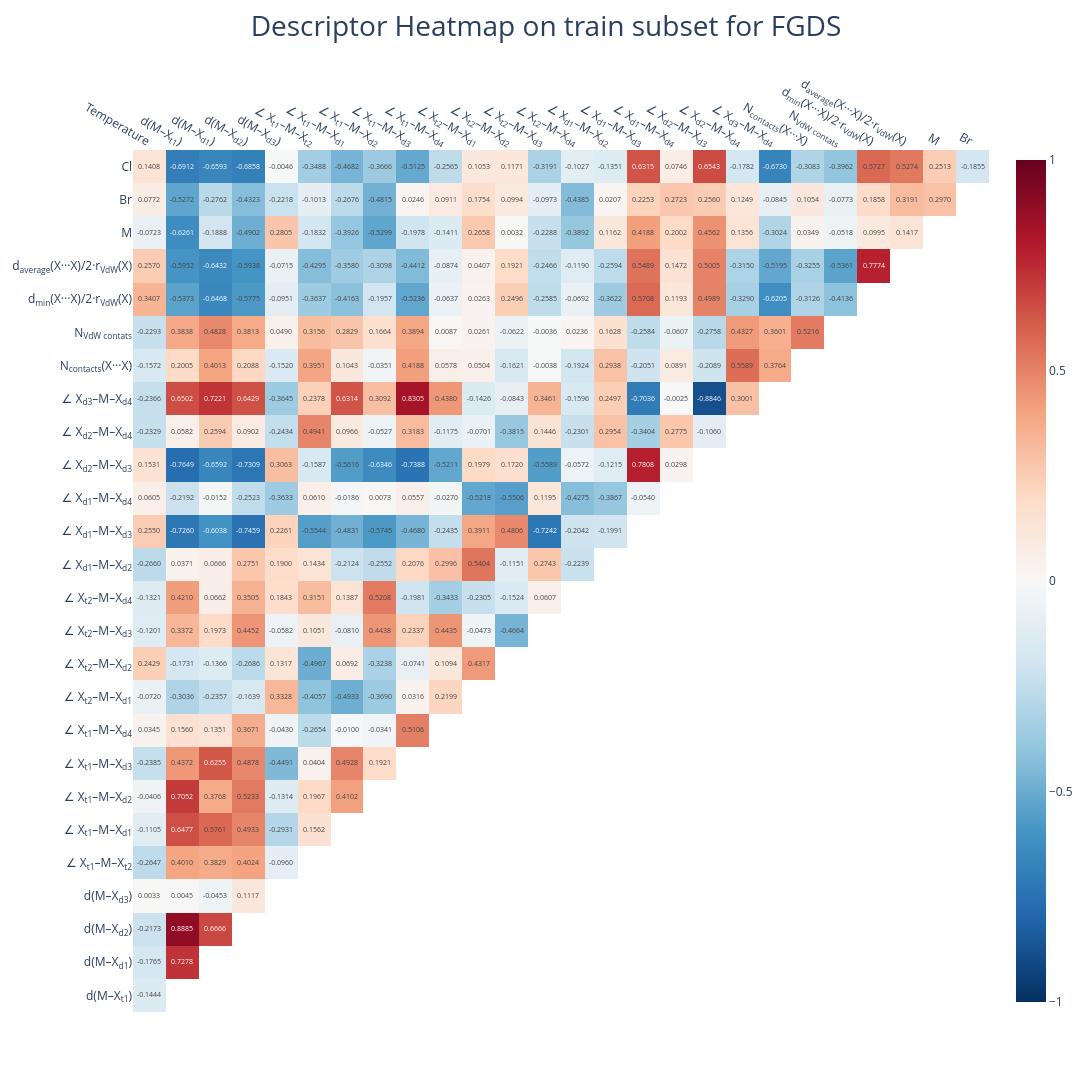

The notebook cell saved with this chart:
### Code cell
# Visualization of correlation map of final features
corr_map_1_1 = build_corr_map(X_train1)

fig_1 = heatmap_plot(corr_map=corr_map_1_1, layout_params=dict(title=dict(text="Descriptor Heatmap on train subset for FGDS", y=.985), margin=dict(t=150)))
fig_1.show()

### Figure 1 — Plotly figure (JSON) as saved in the notebook; plotly's stock layout.template omitted (floating-point values rounded to 4 significant figures; data arrays with more than 128 entries replaced by an {"elided": "..."} marker saying what was removed)
{"data": [{"colorscale": [[0, "rgb(5,48,97)"], [0.1, "rgb(33,102,172)"], [0.2, "rgb(67,147,195)"], [0.3, "rgb(146,197,222)"], [0.4, "rgb(209,229,240)"], [0.5, "rgb(247,247,247)"], [0.6, "rgb(253,219,199)"], [0.7, "rgb(244,165,130)"], [0.8, "rgb(214,96,77)"], [0.9, "rgb(178,24,43)"], [1, "rgb(103,0,31)"]], "texttemplate": "%{z:.4f}", "type": "heatmap", "x": ["Temperature", "d(M–X<sub>t1</sub>)", "d(M–X<sub>d1</sub>)", "d(M–X<sub>d2</sub>)", "d(M–X<sub>d3</sub>)", "∠ X<sub>t1</sub>–M–X<sub>t2</sub>", "∠ X<sub>t1</sub>–M–X<sub>d1</sub>", "∠ X<sub>t1</sub>–M–X<sub>d2</sub>", "∠ X<sub>t1</sub>–M–X<sub>d3</sub>", "∠ X<sub>t1</sub>–M–X<sub>d4</sub>", "∠ X<sub>t2</sub>–M–X<sub>d1</sub>", "∠ X<sub>t2</sub>–M–X<sub>d2</sub>", "∠ X<sub>t2</sub>–M–X<sub>d3</sub>", "∠ X<sub>t2</sub>–M–X<sub>d4</sub>", "∠ X<sub>d1</sub>–M–X<sub>d2</sub>", "∠ X<sub>d1</sub>–M–X<sub>d3</sub>", "∠ X<sub>d1</sub>–M–X<sub>d4</sub>", "∠ X<sub>d2</sub>–M–X<sub>d3</sub>", "∠ X<sub>d2</sub>–M–X<sub>d4</sub>", "∠ X<sub>d3</sub>–M–X<sub>d4</sub>", "N<sub>contacts</sub>(X···X)", "N<sub>VdW contats</sub>", "d<sub>min</sub>(X···X)/2·r<sub>VdW</sub>(X)", "d<sub>average</sub>(X···X)/2·r<sub>VdW</sub>(X)", "M", "Br"], "y": ["d(M–X<sub>t1</sub>)", "d(M–X<sub>d1</sub>)", "d(M–X<sub>d2</sub>)", "d(M–X<sub>d3</sub>)", "∠ X<sub>t1</sub>–M–X<sub>t2</sub>", "∠ X<sub>t1</sub>–M–X<sub>d1</sub>", "∠ X<sub>t1</sub>–M–X<sub>d2</sub>", "∠ X<sub>t1</sub>–M–X<sub>d3</sub>", "∠ X<sub>t1</sub>–M–X<sub>d4</sub>", "∠ X<sub>t2</sub>–M–X<sub>d1</sub>", "∠ X<sub>t2</sub>–M–X<sub>d2</sub>", "∠ X<sub>t2</sub>–M–X<sub>d3</sub>", "∠ X<sub>t2</sub>–M–X<sub>d4</sub>", "∠ X<sub>d1</sub>–M–X<sub>d2</sub>", "∠ X<sub>d1</sub>–M–X<sub>d3</sub>", "∠ X<sub>d1</sub>–M–X<sub>d4</sub>", "∠ X<sub>d2</sub>–M–X<sub>d3</sub>", "∠ X<sub>d2</sub>–M–X<sub>d4</sub>", "∠ X<sub>d3</sub>–M–X<sub>d4</sub>", "N<sub>contacts</sub>(X···X)", "N<sub>VdW contats</sub>", "d<sub>min</sub>(X···X)/2·r<sub>VdW</sub>(X)", "d<sub>average</sub>(X···X)/2·r<sub>VdW</sub>(X)", "M", "Br", "Cl"], "z": {"elided": "26x27 float values"}, "zmax": 1, "zmid": 0, "zmin": -1}], "layout": {"height": 1500, "margin": {"t": 150}, "title": {"font": {"size": 28}, "text": "Descriptor Heatmap on train subset for FGDS", "x": 0.5, "y": 0.985}, "width": 1500, "xaxis": {"showgrid": false, "side": "top"}, "yaxis": {"showgrid": false}}}
